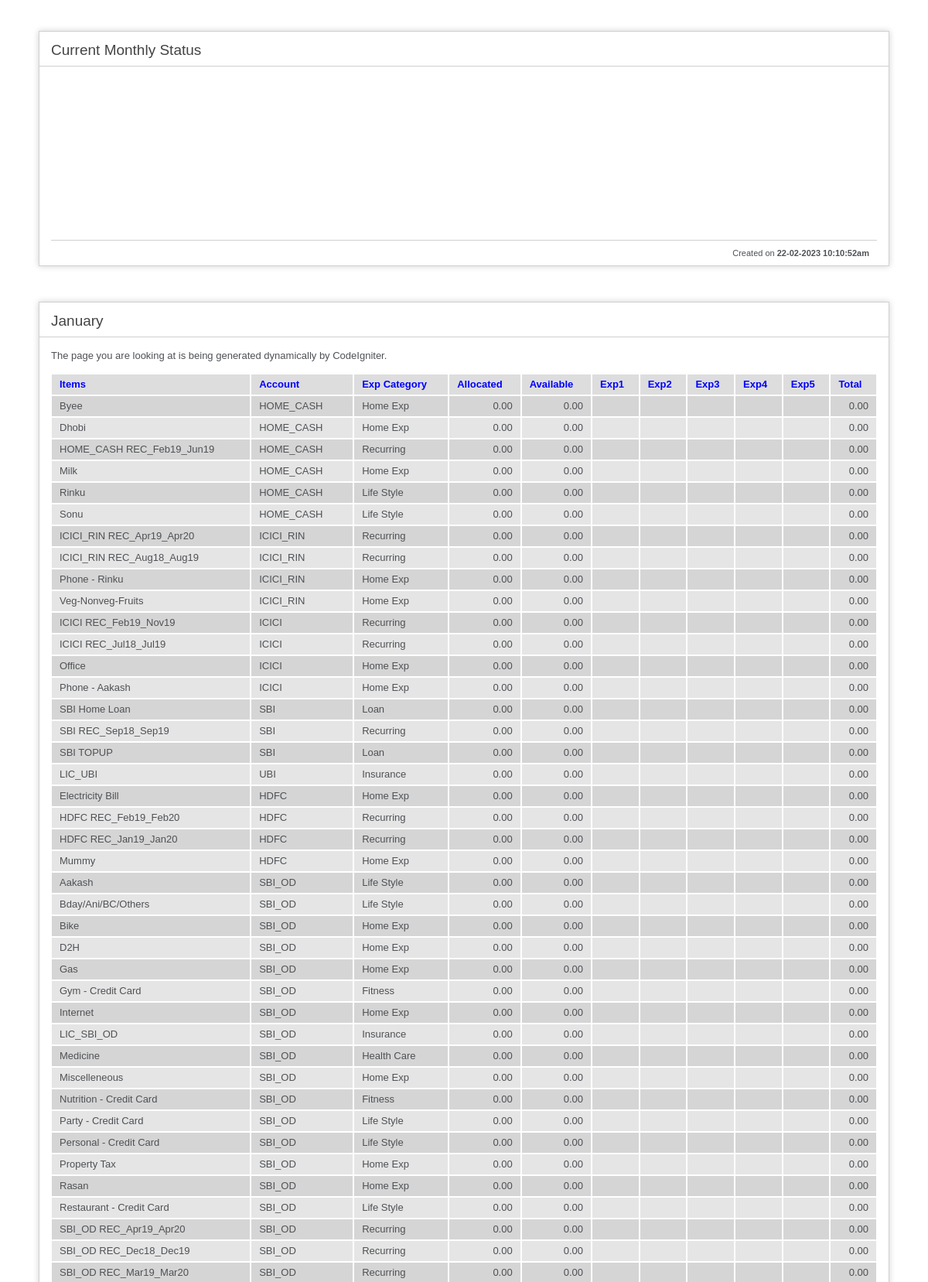
Page /expenditure/index.php/welcome (signed in, upper part) on the committed database.
### tables this page shows
CREATE TABLE IF NOT EXISTS `ec_items` (
  `ID` int(11) NOT NULL AUTO_INCREMENT,
  `EXP_ITEM_NAME` varchar(255) DEFAULT NULL,
  `EXP_ITEM_CAT_ID` int(11) NOT NULL,
  `EXP_ACCOUNT_ID` int(11) NOT NULL,
  `DEFAULT_DEPO_AMT` float(10,2) NOT NULL,
  `ACTIVE` varchar(1) NOT NULL DEFAULT 'Y',
  `EXPIRED` enum('N','Y') NOT NULL DEFAULT 'N',
  `FIXED_PAYEE` enum('N','Y') NOT NULL,
  `PAY_DAY` tinyint(2) NOT NULL,
  `USER_ID` int(11) NOT NULL,
  PRIMARY KEY (`ID`)
);

CREATE TABLE IF NOT EXISTS `ec_accounts` (
  `ID` int(11) NOT NULL AUTO_INCREMENT,
  `EXP_ACCOUNT` varchar(255) DEFAULT NULL,
  `PRIMARY_BAL` float(10,2) NOT NULL,
  `CURRENT_BAL` float(10,2) NOT NULL,
  `COLOR_CODE_ID` tinyint(4) NOT NULL,
  `LAST_UPDATED` datetime NOT NULL,
  `USER_ID` int(11) NOT NULL,
  PRIMARY KEY (`ID`)
);

CREATE TABLE IF NOT EXISTS `ec_items_cat` (
  `ID` int(11) NOT NULL AUTO_INCREMENT,
  `EXP_ITEM_CAT` varchar(255) DEFAULT NULL,
  `USER_ID` int(11) NOT NULL,
  PRIMARY KEY (`ID`)
);

### expenditure/application/controllers/welcome.php (called while the page is built, shortened)
<?php if ( ! defined('BASEPATH')) exit('No direct script access allowed');
class Welcome extends CI_Controller {
	public function __construct() {
		$this->load->library('db');
    }
	public function index()
	{
		$this->load->model('sqlmodel', 'sqlModel');
		$data['allMonthsData'] = $this->sqlModel->allMonthsData();
		$data['monthlyData'] = $this->sqlModel->getMonthlyData(date('m'), date('Y'));
		$data['dashboardData'] = $this->sqlModel->getDashboardData();
		$this->load->view('welcome_message', $data, false);
	}
}

### expenditure/index.php (called while the page is built, shortened)
<?php
require_once BASEPATH.'core/CodeIgniter.php';

### expenditure/application/libraries/db.php (called while the page is built, shortened)
<?php
class DB {
	protected $connection;
	private $databaseName;
	private $host_name;
	private $db_user;
	private $db_pass;
	function __construct()
	{
 		$this->databaseName = DB_NAME;
 		$this->host_name = DB_HOST;
 		$this->db_user = DB_USER;
 		$this->db_pass = DB_PASS;
	}
	function db_connect($what,$mssql_db="")
	{
		if($what == "mysql")
		{
			$this->connection = mysqli_connect($this->host_name,$this->db_user,$this->db_pass) or die("Sorry!! Mysql connection couldn't established.");
		}
		else
		{
			die('NO any database selected');
		}
	}
	function useDB ($dbname="")
	{
		if($dbname != "")
		{
			$this->databaseName = $dbname;
		}
	}
	function createDB($dbname="")
	{
		if($dbname != "")
		{
			$this->databaseName = $dbname;
		}
		mysqli_select_db($this->connection,$this->databaseName) or die("Sorry!! Database couldn't connected.");
	}
	function get_sql_exec($sql_query) {
		$result = mysqli_query($this->connection,$sql_query) or die("Sorry!! Following Query couldn't executed.\n" . $sql_query . "<br>" . mysqli_error() . "<br><br>Calling From :: " . $this->traceFunction());
		return $result;
	}
	function get_db_num_rows($pointer)
	{
		return mysqli_num_rows($pointer);
	}
	function get_db_fetch_array($pointer)
	{
	    return mysqli_fetch_array($pointer, MYSQLI_ASSOC);
  	}
	function get_multiple_tables_records($sql)
	{
		if (!$pointer = $this->get_sql_exec($sql))
		{
			return false;
	    }
		if($this->get_db_num_rows($pointer) > 0 )
		{
			$recordset_array = array();
			$serial_no = 1;
			while($row = $this->get_db_fetch_array($pointer))
			{
				$sl_arr = array('sl_no' => $serial_no);
				$new_arr = array_merge($row, $sl_arr);
				$recordset_array[] = $new_arr;
				$serial_no = $serial_no + 1;
			}
			return $recordset_array;
		}
		else
		{
			return false;
		}
	}
}
?>

### expenditure/application/models/sqlmodel.php (called while the page is built, shortened)
<?php
class sqlmodel extends CI_Model
{
	function getMonthlyData($month='',$year='')
	{
		$orderby = 'a.ID,i.EXP_ITEM_NAME ASC';
		if(isset($_SESSION['monthlySortBy']))
		{
			switch ($_SESSION['monthlySortBy']) {
			case 'default':
				$orderby = 'a.ID,i.EXP_ITEM_NAME ASC';
				break;
			}
		}
		$sql = "SELECT i.ID,i.EXP_ITEM_NAME, i.PAY_DAY, ic.ID as item_cat_id, ic.EXP_ITEM_CAT,a.ID as acct_id, a.EXP_ACCOUNT,c.BG_COLOR,c.FONT_COLOR
		FROM ec_items AS i, ec_items_cat AS ic,ec_accounts AS a, ec_color_code AS c
		WHERE i.EXP_ITEM_CAT_ID = ic.ID
		AND i.EXP_ACCOUNT_ID = a.ID
		AND c.ID = a.COLOR_CODE_ID
		AND i.ACTIVE = 'Y'
		AND i.EXPIRED = 'N'
		AND c.USER_ID = " . $_SESSION['curr_user_id'] . "
		AND i.USER_ID = " . $_SESSION['curr_user_id'] . "
		AND ic.USER_ID = " . $_SESSION['curr_user_id'] . "
		AND a.USER_ID = " . $_SESSION['curr_user_id'] . "
		ORDER BY " . $orderby;
		$result = $this->db->get_multiple_tables_records($sql);
		$monthlyDataArr = array();
		foreach($result as $rec)
		{
			$chkExpStr = "SELECT ID,EXP_ITEM_ID, EXP_AMT, EXP_SLOT, EXP_DATE
			FROM ec_expenditure
			WHERE EXP_ITEM_ID = " . $rec['ID'] . "
			AND month(EXP_DATE) = " . $month . "
			AND year(EXP_DATE) = " . $year . "
			AND USER_ID = " . $_SESSION['curr_user_id'] . "
			ORDER BY EXP_SLOT ASC";
			$chkExpResult = $this->db->get_multiple_tables_records($chkExpStr);
			$t_exp = 0;
			$chkDepoStr = "SELECT ID, DEPO_AMT AS t_depo
			FROM ec_deposit
			WHERE DEPO_ITEM_ID = " . $rec['ID'] . "
			AND month(DEPO_DATE) = " . $month . "
			AND year(DEPO_DATE) = " . $year . "
			AND USER_ID = " . $_SESSION['curr_user_id'];
			$chkDepoResult = $this->db->get_one_record($chkDepoStr);
			$monthlyDataArr[] = array('item_mon_year' => $month . '-' . $year, 'item_id' => $rec['ID'],'item_name' => $rec['EXP_ITEM_NAME'], 'item_cat_id' => $rec['item_cat_id'],'item_cat' => $rec['EXP_ITEM_CAT'],'pay_day' => $rec['PAY_DAY'],'last_updated' => $chkExpResult[0]['EXP_DATE'],'acct_id' => $rec['acct_id'],'acct_name' => $rec['EXP_ACCOUNT'],'exp_arr' => $chkExpResult,'depo_amt' => $chkDepoResult['t_depo'],'allocation_id' => $chkDepoResult['ID'], 'available_amt' => ($chkDepoResult['t_depo'] - $t_exp), 'total_exp' => $t_exp, 'bg_color' => $rec['BG_COLOR'], 'font_color' => $rec['FONT_COLOR'] );
		}
		return $monthlyDataArr;
	}
}
?>

### expenditure/application/views/welcome_message.php (the view, shortened to what this page needs)
<!DOCTYPE html>
<html lang="en">
<head>
</head>
<body>
<div id="container">
	<h1>Current Monthly Status</h1>
	<div id="body">
		<div id="scrolly">
		</div>
	<p class="footer">Created on <strong><?=date("d-m-Y") . ' ' . date("h:i:sa")?></strong></p>
	</div>
</div>
<p>&nbsp;</p>
<div id="container">
	<h1>January</h1>
	<div id="body">
		<p>The page you are looking at is being generated dynamically by CodeIgniter.</p>
		<div class="rTable">
			<div class="rTableRow rTableHeading">
				<div class="rTableHead">Items</div>
				<div class="rTableHead">Account</div>
				<div class="rTableHead">Exp Category</div>
				<div class="rTableHead">Allocated</div>
				<div class="rTableHead">Available</div>
				<div class="rTableHead">Exp1</div>
				<div class="rTableHead">Exp2</div>
				<div class="rTableHead">Exp3</div>
				<div class="rTableHead">Exp4</div>
				<div class="rTableHead">Exp5</div>
				<div class="rTableHead">Total</div>
			</div>
			<?php
			$m = 0;
			foreach ($monthlyData as $mData)
			{
				if ($m % 2 == 0) {
					$rowbgcss = 'even';
				}
				else
				{
					$rowbgcss = 'odd';
				}
				?>
				<div class="rTableRow <?=$rowbgcss?>">
					<div class="rTableCell"><?=$mData['item_name']?></div>
					<div class="rTableCell"><?=$mData['acct_name']?></div>
					<div class="rTableCell"><?=$mData['item_cat']?></div>
					<div class="rTableCell" align="right"><?=number_format($mData['depo_amt'],2)?></div>
					<div class="rTableCell" align="right"><?=number_format($mData['available_amt'],2)?></div>
					<?php
					for($i = 0; $i < 5; $i++)
					{
						print '<div class="rTableCell" align="right">';
						print '</div>';
					}
					?>
					<div class="rTableCell" align="right"><?=number_format($mData['total_exp'],2)?></div>
				</div>
				<?php
				$m++;
			}
			?>
		</div>
	</div>
</div>
</body>
</html>

### expenditure/application/views/welcome_message.php (style rules this page uses)
body { background-color: #fff; margin: 40px; font: 13px/20px normal Helvetica, Arial, sans-serif; color: #4F5155; }
h1 { color: #444; background-color: transparent; border-bottom: 1px solid #D0D0D0; font-size: 19px; font-weight: normal; margin: 0 0 14px 0; padding: 14px 15px 10px 15px; }
#body { margin: 0 15px 0 15px; }
p.footer { text-align: right; font-size: 11px; border-top: 1px solid #D0D0D0; line-height: 32px; padding: 0 10px 0 10px; margin: 20px 0 0 0; }
#container { margin: 10px; border: 1px solid #D0D0D0; -webkit-box-shadow: 0 0 8px #D0D0D0; }
.rTable { display: table; width: 100%; }
.rTableRow { display: table-row; }
.rTableHeading { display: table-header-group; background-color: #D3DCE3; color:#0000ff; }
.rTableCell, .rTableHead { display: table-cell; padding: 3px 10px; border: 1px solid #fff; }
.rTableHeading { display: table-header-group; background-color: #ddd; font-weight: bold; }
.odd { background: #e5e5e5 none repeat scroll 0 0; }
.even { background: #d5d5d5 none repeat scroll 0 0; }
#scrolly { width: 99%; height: 190px; overflow: auto; overflow-y: hidden; margin: 0 auto; white-space: nowrap }

### rows in the picture
ec_items: EXP_ITEM_NAME "Byee", ec_accounts.EXP_ACCOUNT "HOME_CASH", ec_items_cat.EXP_ITEM_CAT "Home Exp", depo_amt "0.00", available_amt "0.00", total_exp "0.00"
ec_items: EXP_ITEM_NAME "Dhobi", ec_accounts.EXP_ACCOUNT "HOME_CASH", ec_items_cat.EXP_ITEM_CAT "Home Exp", depo_amt "0.00", available_amt "0.00", total_exp "0.00"
ec_items: EXP_ITEM_NAME "HOME_CASH REC_Feb19_Jun19", ec_accounts.EXP_ACCOUNT "HOME_CASH", ec_items_cat.EXP_ITEM_CAT "Recurring", depo_amt "0.00", available_amt "0.00", total_exp "0.00"
ec_items: EXP_ITEM_NAME "Milk", ec_accounts.EXP_ACCOUNT "HOME_CASH", ec_items_cat.EXP_ITEM_CAT "Home Exp", depo_amt "0.00", available_amt "0.00", total_exp "0.00"
ec_items: EXP_ITEM_NAME "Rinku", ec_accounts.EXP_ACCOUNT "HOME_CASH", ec_items_cat.EXP_ITEM_CAT "Life Style", depo_amt "0.00", available_amt "0.00", total_exp "0.00"
ec_items: EXP_ITEM_NAME "Sonu", ec_accounts.EXP_ACCOUNT "HOME_CASH", ec_items_cat.EXP_ITEM_CAT "Life Style", depo_amt "0.00", available_amt "0.00", total_exp "0.00"
ec_items: EXP_ITEM_NAME "ICICI_RIN REC_Apr19_Apr20", ec_accounts.EXP_ACCOUNT "ICICI_RIN", ec_items_cat.EXP_ITEM_CAT "Recurring", depo_amt "0.00", available_amt "0.00", total_exp "0.00"
ec_items: EXP_ITEM_NAME "ICICI_RIN REC_Aug18_Aug19", ec_accounts.EXP_ACCOUNT "ICICI_RIN", ec_items_cat.EXP_ITEM_CAT "Recurring", depo_amt "0.00", available_amt "0.00", total_exp "0.00"
ec_items: EXP_ITEM_NAME "Phone - Rinku", ec_accounts.EXP_ACCOUNT "ICICI_RIN", ec_items_cat.EXP_ITEM_CAT "Home Exp", depo_amt "0.00", available_amt "0.00", total_exp "0.00"
ec_items: EXP_ITEM_NAME "Veg-Nonveg-Fruits", ec_accounts.EXP_ACCOUNT "ICICI_RIN", ec_items_cat.EXP_ITEM_CAT "Home Exp", depo_amt "0.00", available_amt "0.00", total_exp "0.00"
ec_items: EXP_ITEM_NAME "ICICI REC_Feb19_Nov19", ec_accounts.EXP_ACCOUNT "ICICI", ec_items_cat.EXP_ITEM_CAT "Recurring", depo_amt "0.00", available_amt "0.00", total_exp "0.00"
ec_items: EXP_ITEM_NAME "ICICI REC_Jul18_Jul19", ec_accounts.EXP_ACCOUNT "ICICI", ec_items_cat.EXP_ITEM_CAT "Recurring", depo_amt "0.00", available_amt "0.00", total_exp "0.00"
ec_items: EXP_ITEM_NAME "Office", ec_accounts.EXP_ACCOUNT "ICICI", ec_items_cat.EXP_ITEM_CAT "Home Exp", depo_amt "0.00", PAY_DAY "0.00"
ec_items: EXP_ITEM_NAME "Phone - Aakash", ec_accounts.EXP_ACCOUNT "ICICI", ec_items_cat.EXP_ITEM_CAT "Home Exp", depo_amt "0.00", PAY_DAY "0.00"
ec_items: EXP_ITEM_NAME "SBI Home Loan", ec_accounts.EXP_ACCOUNT "SBI", ec_items_cat.EXP_ITEM_CAT "Loan", depo_amt "0.00", available_amt "0.00", total_exp "0.00"
ec_items: EXP_ITEM_NAME "SBI REC_Sep18_Sep19", ec_accounts.EXP_ACCOUNT "SBI", ec_items_cat.EXP_ITEM_CAT "Recurring", depo_amt "0.00", available_amt "0.00", total_exp "0.00"
ec_items: EXP_ITEM_NAME "SBI TOPUP", ec_accounts.EXP_ACCOUNT "SBI", ec_items_cat.EXP_ITEM_CAT "Loan", depo_amt "0.00", available_amt "0.00", total_exp "0.00"
ec_items: EXP_ITEM_NAME "LIC_UBI", ec_accounts.EXP_ACCOUNT "UBI", ec_items_cat.EXP_ITEM_CAT "Insurance", depo_amt "0.00", available_amt "0.00", total_exp "0.00"
ec_items: EXP_ITEM_NAME "Electricity Bill", ec_accounts.EXP_ACCOUNT "HDFC", ec_items_cat.EXP_ITEM_CAT "Home Exp", depo_amt "0.00", available_amt "0.00", total_exp "0.00"
ec_items: EXP_ITEM_NAME "HDFC REC_Feb19_Feb20", ec_accounts.EXP_ACCOUNT "HDFC", ec_items_cat.EXP_ITEM_CAT "Recurring", depo_amt "0.00", available_amt "0.00", total_exp "0.00"
ec_items: EXP_ITEM_NAME "HDFC REC_Jan19_Jan20", ec_accounts.EXP_ACCOUNT "HDFC", ec_items_cat.EXP_ITEM_CAT "Recurring", depo_amt "0.00", available_amt "0.00", total_exp "0.00"
ec_items: EXP_ITEM_NAME "Mummy", ec_accounts.EXP_ACCOUNT "HDFC", ec_items_cat.EXP_ITEM_CAT "Home Exp", depo_amt "0.00", available_amt "0.00", total_exp "0.00"
ec_items: EXP_ITEM_NAME "Aakash", ec_accounts.EXP_ACCOUNT "SBI_OD", ec_items_cat.EXP_ITEM_CAT "Life Style", depo_amt "0.00", PAY_DAY "0.00"
ec_items: EXP_ITEM_NAME "Bday/Ani/BC/Others", ec_accounts.EXP_ACCOUNT "SBI_OD", ec_items_cat.EXP_ITEM_CAT "Life Style", depo_amt "0.00", PAY_DAY "0.00"
ec_items: EXP_ITEM_NAME "Bike", ec_accounts.EXP_ACCOUNT "SBI_OD", ec_items_cat.EXP_ITEM_CAT "Home Exp", depo_amt "0.00", PAY_DAY "0.00"
ec_items: EXP_ITEM_NAME "D2H", ec_accounts.EXP_ACCOUNT "SBI_OD", ec_items_cat.EXP_ITEM_CAT "Home Exp", depo_amt "0.00", PAY_DAY "0.00"
ec_items: EXP_ITEM_NAME "Gas", ec_accounts.EXP_ACCOUNT "SBI_OD", ec_items_cat.EXP_ITEM_CAT "Home Exp", depo_amt "0.00", PAY_DAY "0.00"
ec_items: EXP_ITEM_NAME "Gym - Credit Card", ec_accounts.EXP_ACCOUNT "SBI_OD", ec_items_cat.EXP_ITEM_CAT "Fitness", depo_amt "0.00", PAY_DAY "0.00"
ec_items: EXP_ITEM_NAME "Internet", ec_accounts.EXP_ACCOUNT "SBI_OD", ec_items_cat.EXP_ITEM_CAT "Home Exp", depo_amt "0.00", PAY_DAY "0.00"
ec_items: EXP_ITEM_NAME "LIC_SBI_OD", ec_accounts.EXP_ACCOUNT "SBI_OD", ec_items_cat.EXP_ITEM_CAT "Insurance", depo_amt "0.00", PAY_DAY "0.00"
ec_items: EXP_ITEM_NAME "Medicine", ec_accounts.EXP_ACCOUNT "SBI_OD", ec_items_cat.EXP_ITEM_CAT "Health Care", depo_amt "0.00", PAY_DAY "0.00"
ec_items: EXP_ITEM_NAME "Miscelleneous", ec_accounts.EXP_ACCOUNT "SBI_OD", ec_items_cat.EXP_ITEM_CAT "Home Exp", depo_amt "0.00", PAY_DAY "0.00"
ec_items: EXP_ITEM_NAME "Nutrition - Credit Card", ec_accounts.EXP_ACCOUNT "SBI_OD", ec_items_cat.EXP_ITEM_CAT "Fitness", depo_amt "0.00", PAY_DAY "0.00"
ec_items: EXP_ITEM_NAME "Party - Credit Card", ec_accounts.EXP_ACCOUNT "SBI_OD", ec_items_cat.EXP_ITEM_CAT "Life Style", depo_amt "0.00", PAY_DAY "0.00"
ec_items: EXP_ITEM_NAME "Personal - Credit Card", ec_accounts.EXP_ACCOUNT "SBI_OD", ec_items_cat.EXP_ITEM_CAT "Life Style", depo_amt "0.00", PAY_DAY "0.00"
ec_items: EXP_ITEM_NAME "Property Tax", ec_accounts.EXP_ACCOUNT "SBI_OD", ec_items_cat.EXP_ITEM_CAT "Home Exp", depo_amt "0.00", PAY_DAY "0.00"
ec_items: EXP_ITEM_NAME "Rasan", ec_accounts.EXP_ACCOUNT "SBI_OD", ec_items_cat.EXP_ITEM_CAT "Home Exp", depo_amt "0.00", PAY_DAY "0.00"
ec_items: EXP_ITEM_NAME "Restaurant - Credit Card", ec_accounts.EXP_ACCOUNT "SBI_OD", ec_items_cat.EXP_ITEM_CAT "Life Style", depo_amt "0.00", PAY_DAY "0.00"
ec_items: EXP_ITEM_NAME "SBI_OD REC_Apr19_Apr20", ec_accounts.EXP_ACCOUNT "SBI_OD", ec_items_cat.EXP_ITEM_CAT "Recurring", depo_amt "0.00", available_amt "0.00", total_exp "0.00"
ec_items: EXP_ITEM_NAME "SBI_OD REC_Dec18_Dec19", ec_accounts.EXP_ACCOUNT "SBI_OD", ec_items_cat.EXP_ITEM_CAT "Recurring", depo_amt "0.00", available_amt "0.00", total_exp "0.00"
ec_items: EXP_ITEM_NAME "SBI_OD REC_Mar19_Mar20", ec_accounts.EXP_ACCOUNT "SBI_OD", ec_items_cat.EXP_ITEM_CAT "Recurring", depo_amt "0.00", available_amt "0.00", total_exp "0.00"
